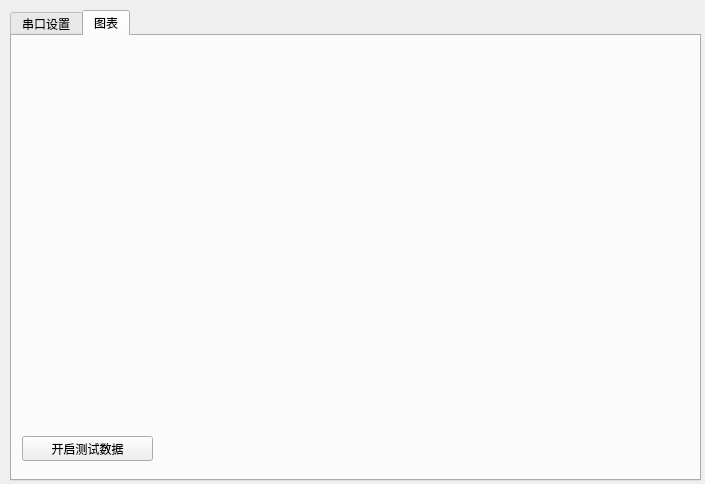
<?xml version="1.0" encoding="UTF-8"?>
<ui version="4.0">
 <class>MainWindow</class>
 <widget class="QMainWindow" name="MainWindow">
  <property name="geometry">
   <rect>
    <x>0</x>
    <y>0</y>
    <width>705</width>
    <height>484</height>
   </rect>
  </property>
  <property name="windowTitle">
   <string>MainWindow</string>
  </property>
  <widget class="QWidget" name="centralWidget">
   <widget class="QTabWidget" name="tabWidget">
    <property name="geometry">
     <rect>
      <x>10</x>
      <y>10</y>
      <width>691</width>
      <height>471</height>
     </rect>
    </property>
    <property name="currentIndex">
     <number>1</number>
    </property>
    <widget class="QWidget" name="tab">
     <attribute name="title">
      <string>串口设置</string>
     </attribute>
     <widget class="QWidget" name="layoutWidget">
      <property name="geometry">
       <rect>
        <x>10</x>
        <y>10</y>
        <width>671</width>
        <height>431</height>
       </rect>
      </property>
      <layout class="QHBoxLayout" name="horizontalLayout_7">
       <item>
        <layout class="QVBoxLayout" name="verticalLayout_2">
         <item>
          <layout class="QVBoxLayout" name="verticalLayout_3">
           <item>
            <widget class="QPushButton" name="openButton">
             <property name="text">
              <string>打开串口</string>
             </property>
            </widget>
           </item>
           <item>
            <layout class="QHBoxLayout" name="horizontalLayout_2">
             <item>
              <widget class="QLabel" name="label_3">
               <property name="text">
                <string>端口号：</string>
               </property>
              </widget>
             </item>
             <item>
              <widget class="QComboBox" name="PortBox"/>
             </item>
            </layout>
           </item>
           <item>
            <layout class="QHBoxLayout" name="horizontalLayout_3">
             <item>
              <widget class="QLabel" name="label_4">
               <property name="text">
                <string>波特率：</string>
               </property>
              </widget>
             </item>
             <item>
              <widget class="QComboBox" name="BaudBox">
               <item>
                <property name="text">
                 <string>1200</string>
                </property>
               </item>
               <item>
                <property name="text">
                 <string>2400</string>
                </property>
               </item>
               <item>
                <property name="text">
                 <string>4800</string>
                </property>
               </item>
               <item>
                <property name="text">
                 <string>9600</string>
                </property>
               </item>
               <item>
                <property name="text">
                 <string>19200</string>
                </property>
               </item>
               <item>
                <property name="text">
                 <string>115200</string>
                </property>
               </item>
               <item>
                <property name="text">
                 <string>921600</string>
                </property>
               </item>
              </widget>
             </item>
            </layout>
           </item>
           <item>
            <layout class="QHBoxLayout" name="horizontalLayout_4">
             <item>
              <widget class="QLabel" name="label_5">
               <property name="text">
                <string>数据位：</string>
               </property>
              </widget>
             </item>
             <item>
              <widget class="QComboBox" name="BitNumBox">
               <item>
                <property name="text">
                 <string>8</string>
                </property>
               </item>
              </widget>
             </item>
            </layout>
           </item>
           <item>
            <layout class="QHBoxLayout" name="horizontalLayout_5">
             <item>
              <widget class="QLabel" name="label_6">
               <property name="text">
                <string>校验位：</string>
               </property>
              </widget>
             </item>
             <item>
              <widget class="QComboBox" name="ParityBox">
               <item>
                <property name="text">
                 <string>0</string>
                </property>
               </item>
              </widget>
             </item>
            </layout>
           </item>
           <item>
            <layout class="QHBoxLayout" name="horizontalLayout_6">
             <item>
              <widget class="QLabel" name="label_7">
               <property name="text">
                <string>停止位：</string>
               </property>
              </widget>
             </item>
             <item>
              <widget class="QComboBox" name="StopBox">
               <item>
                <property name="text">
                 <string>1</string>
                </property>
               </item>
               <item>
                <property name="text">
                 <string>2</string>
                </property>
               </item>
              </widget>
             </item>
            </layout>
           </item>
           <item>
            <spacer name="verticalSpacer">
             <property name="orientation">
              <enum>Qt::Vertical</enum>
             </property>
             <property name="sizeHint" stdset="0">
              <size>
               <width>20</width>
               <height>40</height>
              </size>
             </property>
            </spacer>
           </item>
          </layout>
         </item>
        </layout>
       </item>
       <item>
        <layout class="QVBoxLayout" name="verticalLayout">
         <item>
          <widget class="QLabel" name="label">
           <property name="text">
            <string>接收窗口</string>
           </property>
          </widget>
         </item>
         <item>
          <widget class="QTextEdit" name="textEdit"/>
         </item>
         <item>
          <widget class="QLabel" name="label_2">
           <property name="text">
            <string>发送窗口</string>
           </property>
          </widget>
         </item>
         <item>
          <widget class="QTextEdit" name="textEdit_2"/>
         </item>
         <item>
          <layout class="QHBoxLayout" name="horizontalLayout">
           <item>
            <widget class="QPushButton" name="clearButton">
             <property name="text">
              <string>清空接收</string>
             </property>
            </widget>
           </item>
           <item>
            <widget class="QPushButton" name="sendButton">
             <property name="text">
              <string>发送数据</string>
             </property>
            </widget>
           </item>
          </layout>
         </item>
        </layout>
       </item>
      </layout>
     </widget>
    </widget>
    <widget class="QWidget" name="tab_2">
     <attribute name="title">
      <string>图表</string>
     </attribute>
     <widget class="QCustomPlot" name="qCustomPlot" native="true">
      <property name="geometry">
       <rect>
        <x>0</x>
        <y>0</y>
        <width>681</width>
        <height>431</height>
       </rect>
      </property>
      <widget class="QPushButton" name="m_testBtn">
       <property name="geometry">
        <rect>
         <x>10</x>
         <y>400</y>
         <width>131</width>
         <height>25</height>
        </rect>
       </property>
       <property name="text">
        <string>开启测试数据</string>
       </property>
      </widget>
     </widget>
    </widget>
   </widget>
  </widget>
 </widget>
 <layoutdefault spacing="6" margin="11"/>
 <customwidgets>
  <customwidget>
   <class>QCustomPlot</class>
   <extends>QWidget</extends>
   <header>qcustomplot.h</header>
   <container>1</container>
  </customwidget>
 </customwidgets>
 <resources/>
 <connections/>
</ui>
